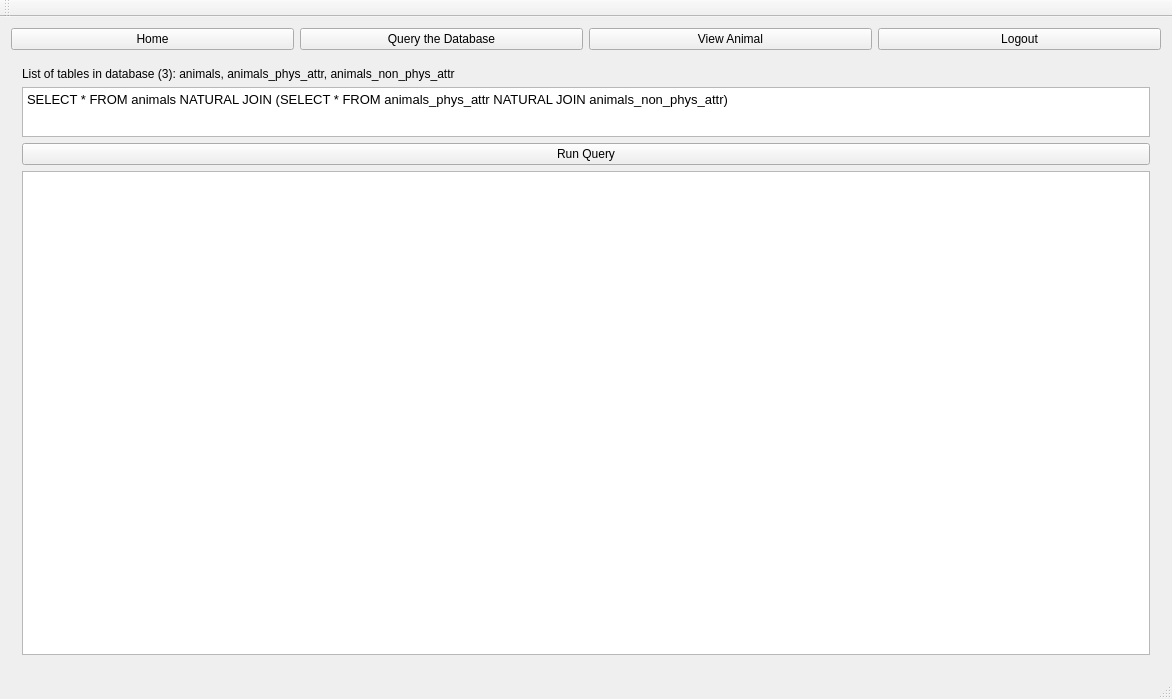
<?xml version="1.0" encoding="UTF-8"?>
<ui version="4.0">
 <class>MainWindowClient</class>
 <widget class="QMainWindow" name="MainWindowClient">
  <property name="geometry">
   <rect>
    <x>0</x>
    <y>0</y>
    <width>1172</width>
    <height>699</height>
   </rect>
  </property>
  <property name="windowTitle">
   <string>MainWindow</string>
  </property>
  <widget class="QWidget" name="centralWidget">
   <layout class="QVBoxLayout" name="verticalLayout">
    <item>
     <layout class="QHBoxLayout" name="horizontalLayout">
      <item>
       <widget class="QPushButton" name="homePageSwitchButton">
        <property name="text">
         <string>Home</string>
        </property>
       </widget>
      </item>
      <item>
       <widget class="QPushButton" name="queryPageSwitchButton">
        <property name="text">
         <string>Query the Database</string>
        </property>
       </widget>
      </item>
      <item>
       <widget class="QPushButton" name="viewAnimalPageSwitchButton">
        <property name="text">
         <string>View Animal</string>
        </property>
       </widget>
      </item>
      <item>
       <widget class="QPushButton" name="logoutButton">
        <property name="text">
         <string>Logout</string>
        </property>
       </widget>
      </item>
     </layout>
    </item>
    <item>
     <widget class="QStackedWidget" name="stackedWidget">
      <property name="minimumSize">
       <size>
        <width>0</width>
        <height>50</height>
       </size>
      </property>
      <property name="currentIndex">
       <number>1</number>
      </property>
      <widget class="QWidget" name="HomePage">
       <layout class="QVBoxLayout" name="verticalLayout_5">
        <item>
         <widget class="QTabWidget" name="tabWidget">
          <property name="enabled">
           <bool>true</bool>
          </property>
          <property name="currentIndex">
           <number>0</number>
          </property>
          <property name="usesScrollButtons">
           <bool>true</bool>
          </property>
          <widget class="QWidget" name="tab">
           <attribute name="title">
            <string>Tab 1</string>
           </attribute>
           <layout class="QVBoxLayout" name="verticalLayout_4">
            <item>
             <widget class="QTextEdit" name="textEdit_3">
              <property name="html">
               <string>&lt;!DOCTYPE HTML PUBLIC &quot;-//W3C//DTD HTML 4.0//EN&quot; &quot;http://www.w3.org/TR/REC-html40/strict.dtd&quot;&gt;
&lt;html&gt;&lt;head&gt;&lt;meta name=&quot;qrichtext&quot; content=&quot;1&quot; /&gt;&lt;style type=&quot;text/css&quot;&gt;
p, li { white-space: pre-wrap; }
&lt;/style&gt;&lt;/head&gt;&lt;body style=&quot; font-family:'Sans'; font-size:10pt; font-weight:400; font-style:normal;&quot;&gt;
&lt;p style=&quot; margin-top:0px; margin-bottom:0px; margin-left:0px; margin-right:0px; -qt-block-indent:0; text-indent:0px;&quot;&gt;Hello, welcome to our adoption centre. We here at cuACs Animal Adoption Centre are please to help you with all of your animal finding needs. &lt;/p&gt;
&lt;p style=&quot;-qt-paragraph-type:empty; margin-top:0px; margin-bottom:0px; margin-left:0px; margin-right:0px; -qt-block-indent:0; text-indent:0px;&quot;&gt;&lt;br /&gt;&lt;/p&gt;
&lt;p style=&quot; margin-top:0px; margin-bottom:0px; margin-left:0px; margin-right:0px; -qt-block-indent:0; text-indent:0px;&quot;&gt;Here at cuACS, we believe that no request is too big or too small. We will do our very best to help you find the animal that best suits your needs. We believe that we have the best system in town that will match you with the animal of your dreams. If you don't believe us, why don't you try coming in and checking our some of our animals and see what our magical matching algorithm of awesomeness has in store for you.&lt;/p&gt;
&lt;p style=&quot;-qt-paragraph-type:empty; margin-top:0px; margin-bottom:0px; margin-left:0px; margin-right:0px; -qt-block-indent:0; text-indent:0px;&quot;&gt;&lt;br /&gt;&lt;/p&gt;
&lt;p style=&quot; margin-top:0px; margin-bottom:0px; margin-left:0px; margin-right:0px; -qt-block-indent:0; text-indent:0px;&quot;&gt;We hope to see you soon!&lt;/p&gt;
&lt;p style=&quot;-qt-paragraph-type:empty; margin-top:0px; margin-bottom:0px; margin-left:0px; margin-right:0px; -qt-block-indent:0; text-indent:0px;&quot;&gt;&lt;br /&gt;&lt;/p&gt;
&lt;p style=&quot; margin-top:0px; margin-bottom:0px; margin-left:0px; margin-right:0px; -qt-block-indent:0; text-indent:0px;&quot;&gt;	~ The KAJG Team&lt;/p&gt;&lt;/body&gt;&lt;/html&gt;</string>
              </property>
             </widget>
            </item>
           </layout>
          </widget>
          <widget class="QWidget" name="tab_2">
           <attribute name="title">
            <string>Tab 2</string>
           </attribute>
          </widget>
         </widget>
        </item>
       </layout>
      </widget>
      <widget class="QWidget" name="QueryDatabasePage">
       <layout class="QVBoxLayout" name="verticalLayout_2">
        <item>
         <widget class="QLabel" name="label">
          <property name="text">
           <string>List of tables in database (3): animals, animals_phys_attr, animals_non_phys_attr</string>
          </property>
         </widget>
        </item>
        <item>
         <widget class="QTextEdit" name="textEdit">
          <property name="maximumSize">
           <size>
            <width>16777215</width>
            <height>50</height>
           </size>
          </property>
          <property name="html">
           <string>&lt;!DOCTYPE HTML PUBLIC &quot;-//W3C//DTD HTML 4.0//EN&quot; &quot;http://www.w3.org/TR/REC-html40/strict.dtd&quot;&gt;
&lt;html&gt;&lt;head&gt;&lt;meta name=&quot;qrichtext&quot; content=&quot;1&quot; /&gt;&lt;style type=&quot;text/css&quot;&gt;
p, li { white-space: pre-wrap; }
&lt;/style&gt;&lt;/head&gt;&lt;body style=&quot; font-family:'Sans'; font-size:10pt; font-weight:400; font-style:normal;&quot;&gt;
&lt;p style=&quot; margin-top:0px; margin-bottom:0px; margin-left:0px; margin-right:0px; -qt-block-indent:0; text-indent:0px;&quot;&gt;SELECT * FROM animals NATURAL JOIN (SELECT * FROM animals_phys_attr NATURAL JOIN animals_non_phys_attr)&lt;/p&gt;&lt;/body&gt;&lt;/html&gt;</string>
          </property>
         </widget>
        </item>
        <item>
         <widget class="QPushButton" name="pushButton">
          <property name="text">
           <string>Run Query</string>
          </property>
         </widget>
        </item>
        <item>
         <widget class="QTextEdit" name="textEdit_2"/>
        </item>
       </layout>
      </widget>
      <widget class="QWidget" name="ViewAnimalPage">
       <widget class="QWidget" name="horizontalLayoutWidget">
        <property name="geometry">
         <rect>
          <x>9</x>
          <y>576</y>
          <width>16</width>
          <height>16</height>
         </rect>
        </property>
        <layout class="QHBoxLayout" name="horizontalLayout_3"/>
       </widget>
       <widget class="QWidget" name="layoutWidget">
        <property name="geometry">
         <rect>
          <x>9</x>
          <y>9</y>
          <width>1141</width>
          <height>571</height>
         </rect>
        </property>
        <layout class="QVBoxLayout" name="verticalLayout_3">
         <item>
          <widget class="QTableView" name="tableView_viewAnimals"/>
         </item>
         <item>
          <layout class="QHBoxLayout" name="horizontalLayout_4">
           <item>
            <spacer name="horizontalSpacer_2">
             <property name="orientation">
              <enum>Qt::Horizontal</enum>
             </property>
             <property name="sizeHint" stdset="0">
              <size>
               <width>37</width>
               <height>17</height>
              </size>
             </property>
            </spacer>
           </item>
           <item>
            <widget class="QPushButton" name="viewSelectedAnimal">
             <property name="text">
              <string>View Selected Animal</string>
             </property>
            </widget>
           </item>
           <item>
            <spacer name="horizontalSpacer">
             <property name="orientation">
              <enum>Qt::Horizontal</enum>
             </property>
             <property name="sizeHint" stdset="0">
              <size>
               <width>37</width>
               <height>17</height>
              </size>
             </property>
            </spacer>
           </item>
          </layout>
         </item>
        </layout>
       </widget>
      </widget>
     </widget>
    </item>
   </layout>
  </widget>
  <widget class="QMenuBar" name="menuBar">
   <property name="geometry">
    <rect>
     <x>0</x>
     <y>0</y>
     <width>1172</width>
     <height>22</height>
    </rect>
   </property>
  </widget>
  <widget class="QToolBar" name="mainToolBar">
   <attribute name="toolBarArea">
    <enum>TopToolBarArea</enum>
   </attribute>
   <attribute name="toolBarBreak">
    <bool>false</bool>
   </attribute>
  </widget>
  <widget class="QStatusBar" name="statusBar"/>
  <action name="actionDo_Something">
   <property name="text">
    <string>Do Something</string>
   </property>
  </action>
 </widget>
 <layoutdefault spacing="6" margin="11"/>
 <resources/>
 <connections/>
</ui>
